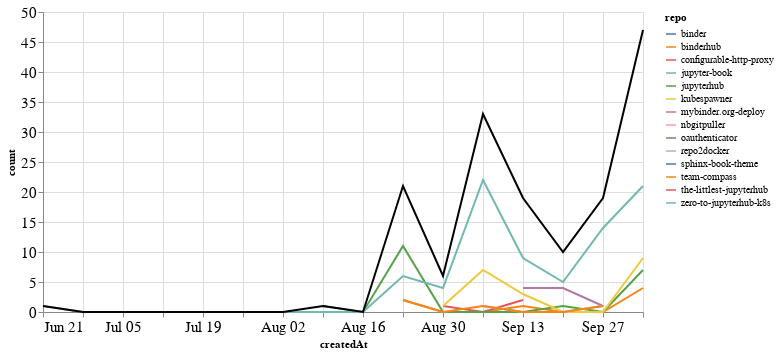

Notebook source saved alongside this figure:
### Markdown cell above
## Comments

### Code cell
comments_time = comments.groupby('repo').resample('W', on='createdAt').count()['author'].reset_index()
comments_time = comments_time.rename(columns={'author': 'count'})
comments_time_total = comments_time.groupby('createdAt').agg({"count": "sum"}).reset_index()
ch1 = alt.Chart(comments_time, width=600).mark_line().encode(
    x='createdAt',
    y='count',
    color='repo',
    tooltip="repo"
)

ch2 = alt.Chart(comments_time_total, width=600).mark_line(color="black").encode(
    x='createdAt',
    y='count',
)

ch1 + ch2

### Figure 1 — Vega-Lite specification as saved in the notebook (floating-point values rounded to 4 significant figures)
{"config": {"axisLeft": {"labelFontSize": 15}, "axisBottom": {"labelFontSize": 15}}, "layer": [{"data": {"name": "data-2f75652625d220e85416229190c37734"}, "mark": "line", "encoding": {"color": {"type": "nominal", "field": "repo"}, "tooltip": {"type": "nominal", "field": "repo"}, "x": {"type": "temporal", "field": "createdAt"}, "y": {"type": "quantitative", "field": "count"}}, "width": 600}, {"data": {"name": "data-015e26c373ac2926f7be6292796308ea"}, "mark": {"type": "line", "color": "black"}, "encoding": {"x": {"type": "temporal", "field": "createdAt"}, "y": {"type": "quantitative", "field": "count"}}, "width": 600}], "$schema": "https://vega.github.io/schema/vega-lite/v4.8.1.json", "datasets": {"data-2f75652625d220e85416229190c37734": [{"repo": "binder", "createdAt": "2020-10-04T00:00:00", "count": 1}, {"repo": "binderhub", "createdAt": "2020-08-23T00:00:00", "count": 2}, {"repo": "binderhub", "createdAt": "2020-08-30T00:00:00", "count": 0}, {"repo": "binderhub", "createdAt": "2020-09-06T00:00:00", "count": 0}, {"repo": "binderhub", "createdAt": "2020-09-13T00:00:00", "count": 1}, {"repo": "binderhub", "createdAt": "2020-09-20T00:00:00", "count": 0}, {"repo": "binderhub", "createdAt": "2020-09-27T00:00:00", "count": 0}, {"repo": "binderhub", "createdAt": "2020-10-04T00:00:00", "count": 4}, {"repo": "configurable-http-proxy", "createdAt": "2020-08-30T00:00:00", "count": 1}, {"repo": "configurable-http-proxy", "createdAt": "2020-09-06T00:00:00", "count": 0}, {"repo": "configurable-http-proxy", "createdAt": "2020-09-13T00:00:00", "count": 2}, {"repo": "jupyter-book", "createdAt": "2020-10-04T00:00:00", "count": 2}, {"repo": "jupyterhub", "createdAt": "2020-08-09T00:00:00", "count": 1}, {"repo": "jupyterhub", "createdAt": "2020-08-16T00:00:00", "count": 0}, {"repo": "jupyterhub", "createdAt": "2020-08-23T00:00:00", "count": 11}, {"repo": "jupyterhub", "createdAt": "2020-08-30T00:00:00", "count": 0}, {"repo": "jupyterhub", "createdAt": "2020-09-06T00:00:00", "count": 0}, {"repo": "jupyterhub", "createdAt": "2020-09-13T00:00:00", "count": 0}, {"repo": "jupyterhub", "createdAt": "2020-09-20T00:00:00", "count": 1}, {"repo": "jupyterhub", "createdAt": "2020-09-27T00:00:00", "count": 0}, {"repo": "jupyterhub", "createdAt": "2020-10-04T00:00:00", "count": 7}, {"repo": "kubespawner", "createdAt": "2020-08-30T00:00:00", "count": 1}, {"repo": "kubespawner", "createdAt": "2020-09-06T00:00:00", "count": 7}, {"repo": "kubespawner", "createdAt": "2020-09-13T00:00:00", "count": 3}, {"repo": "kubespawner", "createdAt": "2020-09-20T00:00:00", "count": 0}, {"repo": "kubespawner", "createdAt": "2020-09-27T00:00:00", "count": 0}, {"repo": "kubespawner", "createdAt": "2020-10-04T00:00:00", "count": 9}, {"repo": "mybinder.org-deploy", "createdAt": "2020-09-13T00:00:00", "count": 4}, {"repo": "mybinder.org-deploy", "createdAt": "2020-09-20T00:00:00", "count": 4}, {"repo": "mybinder.org-deploy", "createdAt": "2020-09-27T00:00:00", "count": 1}, {"repo": "nbgitpuller", "createdAt": "2020-10-04T00:00:00", "count": 3}, {"repo": "oauthenticator", "createdAt": "2020-09-06T00:00:00", "count": 1}, {"repo": "repo2docker", "createdAt": "2020-09-06T00:00:00", "count": 1}, {"repo": "repo2docker", "createdAt": "2020-09-13T00:00:00", "count": 0}, {"repo": "repo2docker", "createdAt": "2020-09-20T00:00:00", "count": 0}, {"repo": "repo2docker", "createdAt": "2020-09-27T00:00:00", "count": 1}, {"repo": "sphinx-book-theme", "createdAt": "2020-09-27T00:00:00", "count": 2}, {"repo": "team-compass", "createdAt": "2020-08-23T00:00:00", "count": 2}, {"repo": "team-compass", "createdAt": "2020-08-30T00:00:00", "count": 0}, {"repo": "team-compass", "createdAt": "2020-09-06T00:00:00", "count": 1}, {"repo": "team-compass", "createdAt": "2020-09-13T00:00:00", "count": 0}, {"repo": "team-compass", "createdAt": "2020-09-20T00:00:00", "count": 0}, {"repo": "team-compass", "createdAt": "2020-09-27T00:00:00", "count": 1}, {"repo": "the-littlest-jupyterhub", "createdAt": "2020-09-06T00:00:00", "count": 1}, {"repo": "zero-to-jupyterhub-k8s", "createdAt": "2020-06-21T00:00:00", "count": 1}, {"repo": "zero-to-jupyterhub-k8s", "createdAt": "2020-06-28T00:00:00", "count": 0}, {"repo": "zero-to-jupyterhub-k8s", "createdAt": "2020-07-05T00:00:00", "count": 0}, {"repo": "zero-to-jupyterhub-k8s", "createdAt": "2020-07-12T00:00:00", "count": 0}, {"repo": "zero-to-jupyterhub-k8s", "createdAt": "2020-07-19T00:00:00", "count": 0}, {"repo": "zero-to-jupyterhub-k8s", "createdAt": "2020-07-26T00:00:00", "count": 0}, {"repo": "zero-to-jupyterhub-k8s", "createdAt": "2020-08-02T00:00:00", "count": 0}, {"repo": "zero-to-jupyterhub-k8s", "createdAt": "2020-08-09T00:00:00", "count": 0}, {"repo": "zero-to-jupyterhub-k8s", "createdAt": "2020-08-16T00:00:00", "count": 0}, {"repo": "zero-to-jupyterhub-k8s", "createdAt": "2020-08-23T00:00:00", "count": 6}, {"repo": "zero-to-jupyterhub-k8s", "createdAt": "2020-08-30T00:00:00", "count": 4}, {"repo": "zero-to-jupyterhub-k8s", "createdAt": "2020-09-06T00:00:00", "count": 22}, {"repo": "zero-to-jupyterhub-k8s", "createdAt": "2020-09-13T00:00:00", "count": 9}, {"repo": "zero-to-jupyterhub-k8s", "createdAt": "2020-09-20T00:00:00", "count": 5}, {"repo": "zero-to-jupyterhub-k8s", "createdAt": "2020-09-27T00:00:00", "count": 14}, {"repo": "zero-to-jupyterhub-k8s", "createdAt": "2020-10-04T00:00:00", "count": 21}], "data-015e26c373ac2926f7be6292796308ea": [{"createdAt": "2020-06-21T00:00:00", "count": 1}, {"createdAt": "2020-06-28T00:00:00", "count": 0}, {"createdAt": "2020-07-05T00:00:00", "count": 0}, {"createdAt": "2020-07-12T00:00:00", "count": 0}, {"createdAt": "2020-07-19T00:00:00", "count": 0}, {"createdAt": "2020-07-26T00:00:00", "count": 0}, {"createdAt": "2020-08-02T00:00:00", "count": 0}, {"createdAt": "2020-08-09T00:00:00", "count": 1}, {"createdAt": "2020-08-16T00:00:00", "count": 0}, {"createdAt": "2020-08-23T00:00:00", "count": 21}, {"createdAt": "2020-08-30T00:00:00", "count": 6}, {"createdAt": "2020-09-06T00:00:00", "count": 33}, {"createdAt": "2020-09-13T00:00:00", "count": 19}, {"createdAt": "2020-09-20T00:00:00", "count": 10}, {"createdAt": "2020-09-27T00:00:00", "count": 19}, {"createdAt": "2020-10-04T00:00:00", "count": 47}]}}
